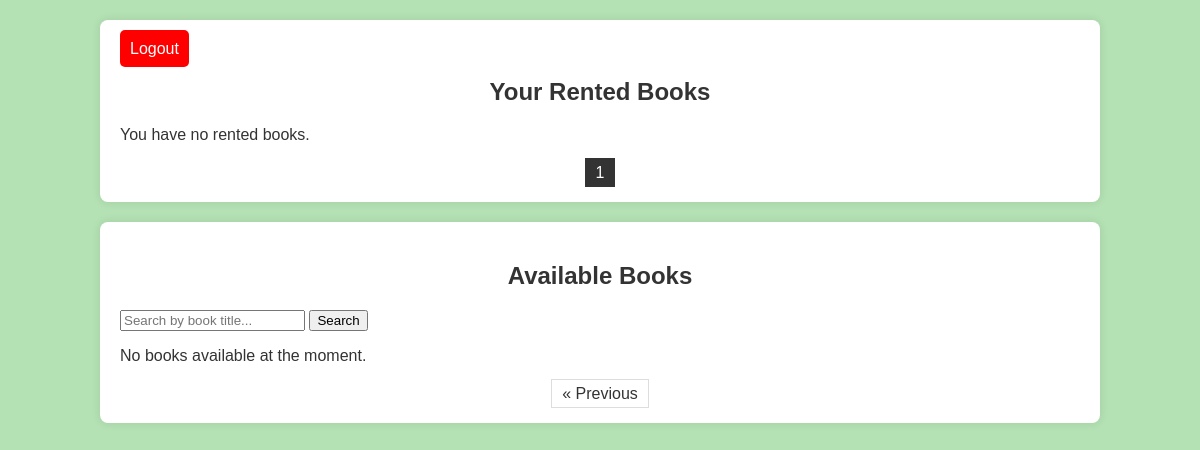
Page /user/books.php?page_available=2 (signed in) on the earlier database version.
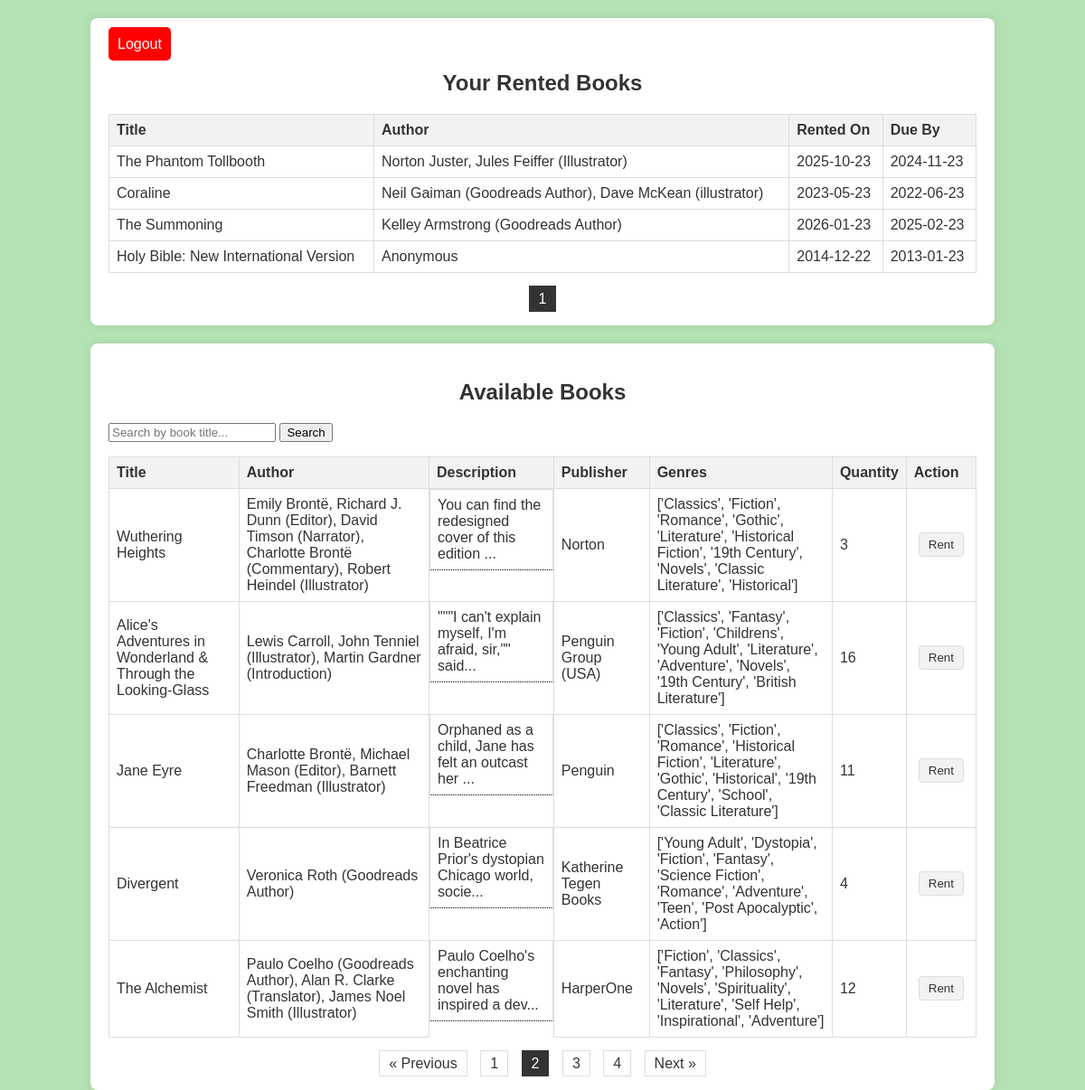
Same page on the later database version.
### tables this page shows
CREATE TABLE `Booking` (
  `id` int NOT NULL AUTO_INCREMENT,
  `user_id` int NOT NULL,
  `book_id` int NOT NULL,
  `booked_date` date NOT NULL,
  `expiration_date` date NOT NULL,
  `date_returned` date DEFAULT NULL,
  PRIMARY KEY (`id`),
  KEY `user_id` (`user_id`),
  KEY `book_id` (`book_id`),
  CONSTRAINT `Booking_ibfk_1` FOREIGN KEY (`user_id`) REFERENCES `User` (`id`) ON DELETE CASCADE,
  CONSTRAINT `Booking_ibfk_2` FOREIGN KEY (`book_id`) REFERENCES `Book` (`id`) ON DELETE CASCADE
);

CREATE TABLE `Book` (
  `id` int NOT NULL AUTO_INCREMENT,
  `title` varchar(255) DEFAULT NULL,
  `author` varchar(255) DEFAULT NULL,
  `description` text,
  `isbn` varchar(13) NOT NULL,
  `genres` varchar(255) DEFAULT NULL,
  `publisher` varchar(255) DEFAULT NULL,
  `quantity` int DEFAULT NULL,
  PRIMARY KEY (`id`,`isbn`)
);

### www/user/books.php (the view, shortened to what this page needs)
<?php
require_once '../db.php';
$userId = $_SESSION['user_id'];
$rentedBooksPerPage = 5;
$currentPageRented = isset($_GET['page_rented']) ? $_GET['page_rented'] : 1;
$startFromRented = ($currentPageRented - 1) * $rentedBooksPerPage;
$sqlRented = "SELECT Book.title, Book.author, Booking.booked_date, Booking.expiration_date FROM Booking INNER JOIN Book ON Booking.book_id = Book.id WHERE Booking.user_id = $userId LIMIT $startFromRented, $rentedBooksPerPage";
$resultRented = $conn->query($sqlRented);
$sqlCountRented = "SELECT COUNT(*) AS total FROM Booking WHERE user_id = $userId";
$resultCountRented = $conn->query($sqlCountRented);
$rowRented = $resultCountRented->fetch_assoc();
$totalRentedBooks = $rowRented['total'];
$totalPagesRented = ceil($totalRentedBooks / $rentedBooksPerPage);
$availableBooksPerPage = 5;
$currentPageAvailable = isset($_GET['page_available']) ? $_GET['page_available'] : 1;
$startFromAvailable = ($currentPageAvailable - 1) * $availableBooksPerPage;
$search = isset($_GET['search']) ? $conn->real_escape_string($_GET['search']) : '';
$sqlAvailable = "SELECT * FROM Book WHERE title LIKE '%$search%' LIMIT $startFromAvailable, $availableBooksPerPage";
$resultAvailable = $conn->query($sqlAvailable);
$sqlCountAvailable = "SELECT COUNT(id) AS total FROM Book WHERE title LIKE '%$search%'";
$resultCountAvailable = $conn->query($sqlCountAvailable);
$rowAvailable = $resultCountAvailable->fetch_assoc();
$totalAvailableBooks = $rowAvailable['total'];
$totalPagesAvailable = ceil($totalAvailableBooks / $availableBooksPerPage);
echo '<link rel="stylesheet" type="text/css" href="../style.css">';
function generatePagination($currentPage, $totalPages, $pageType) {
    $maxPagesToShow = 5;
    $pagesOffset = floor($maxPagesToShow / 2);
    $startPage = max(1, $currentPage - $pagesOffset);
    $endPage = min($totalPages, $currentPage + $pagesOffset);
    if ($currentPage > 1) {
        echo '<a href="books.php?page_' . $pageType . '=' . ($currentPage - 1) . '">&laquo; Previous</a> ';
    }
    for ($page = $startPage; $page <= $endPage; $page++) {
        echo '<a href="books.php?page_' . $pageType . '=' . $page . '" ' . ($page == $currentPage ? 'class="active"' : '') . '>' . $page . '</a> ';
    }
    if ($currentPage < $totalPages) {
        echo '<a href="books.php?page_' . $pageType . '=' . ($currentPage + 1) . '">Next &raquo;</a> ';
    }
}
echo "<div class='container'>";
echo "<div class='logout-container'>";
echo "<a href='../logout.php' class='logout-button'>Logout</a>";
echo "</div>";
echo "<h2>Your Rented Books</h2>";
if ($resultRented->num_rows > 0) {
    echo "<table><tr><th>Title</th><th>Author</th><th>Rented On</th><th>Due By</th></tr>";
    while($row = $resultRented->fetch_assoc()) {
        echo "<tr><td>".$row["title"]."</td><td>".$row["author"]."</td><td>".$row["booked_date"]."</td><td>".$row["expiration_date"]."</td></tr>";
    }
    echo "</table>";
} else {
    echo "You have no rented books.<br>";
}
echo "<div class='pagination'>";
generatePagination($currentPageRented, $totalPagesRented, 'rented');
echo "</div>";
echo "</div>";
echo "<div class='container'>";
echo "<h2>Available Books</h2>";
echo "<form method='get' action=''>
        <input type='text' name='search' placeholder='Search by book title...'>
        <input type='submit' value='Search'>
      </form>";
if ($resultAvailable->num_rows > 0) {
    echo "<table><tr><th>Title</th><th>Author</th><th>Description</th><th>Publisher</th><th>Genres</th><th>Quantity</th><th>Action</th></tr>";
    while($row = $resultAvailable->fetch_assoc()) {
        $shortDescription = strlen($row["description"]) > 50 ? substr($row["description"], 0, 50) . "..." : $row["description"];
        echo "<tr>
                <td>".$row["title"]."</td>
                <td>".$row["author"]."</td>
                <td class='tooltip'>".$shortDescription."
                    <span class='tooltiptext'>".$row["description"]."</span>
                </td>
                <td>".$row["publisher"]."</td>
                <td>".$row["genres"]."</td>
                <td id='quantity_" . $row["id"] . "'>" . $row["quantity"] . "</td>
                <td><button onclick='rentBook(" . $row["id"] . ")' class='rent-button'>Rent</button></td>
              </tr>";
    }
    echo "</table>";
} else {
    echo "No books available at the moment.<br>";
}
echo "<div class='pagination'>";
generatePagination($currentPageAvailable, $totalPagesAvailable, 'available');
echo "</div>";
echo "</div>";
?>

Differences in the rows shown:
now on this page (row unchanged): booking: book.title "The Phantom Tollbooth", book.author "Norton Juster, Jules Feiffer (Illustrator)", booked_date "2025-10-23", expiration_date "2024-11-23"
now on this page (row unchanged): booking: book.title "Coraline", book.author "Neil Gaiman (Goodreads Author), Dave McKean (illustrator)", booked_date "2023-05-23", expiration_date "2022-06-23"
now on this page (row unchanged): booking: book.title "The Summoning", book.author "Kelley Armstrong (Goodreads Author)", booked_date "2026-01-23", expiration_date "2025-02-23"
now on this page (row unchanged): booking: book.title "Holy Bible: New International Version", book.author "Anonymous", booked_date "2014-12-22", expiration_date "2013-01-23"
added book: title "Wuthering Heights", author "Emily Brontë, Richard J. Dunn (Editor), David Timson (Narrator), Charlotte Brontë (Commentary), Robert Heindel (Illustrator)", description "You can find the redesigned cover of this edition ...", publisher "Norton", genres "['Classics', 'Fiction', 'Romance', 'Gothic', 'Literature', 'Historical Fiction', '19th Century', 'Novels', 'Classic Literature', 'Historical']", quantity "3"
added book: title "Alice's Adventures in Wonderland & Through the Looking-Glass", author "Lewis Carroll, John Tenniel (Illustrator), Martin Gardner (Introduction)", description "\"\"\"I can't explain myself, I'm afraid, sir,\"\" said...", publisher "Penguin Group (USA)", genres "['Classics', 'Fantasy', 'Fiction', 'Childrens', 'Young Adult', 'Literature', 'Adventure', 'Novels', '19th Century', 'British Literature']", quantity "16"
added book: title "Jane Eyre", author "Charlotte Brontë, Michael Mason (Editor), Barnett Freedman (Illustrator)", description "Orphaned as a child, Jane has felt an outcast her ...", publisher "Penguin", genres "['Classics', 'Fiction', 'Romance', 'Historical Fiction', 'Literature', 'Gothic', 'Historical', '19th Century', 'School', 'Classic Literature']", quantity "11"
added book: title "Divergent", author "Veronica Roth (Goodreads Author)", description "In Beatrice Prior's dystopian Chicago world, socie...", publisher "Katherine Tegen Books", genres "['Young Adult', 'Dystopia', 'Fiction', 'Fantasy', 'Science Fiction', 'Romance', 'Adventure', 'Teen', 'Post Apocalyptic', 'Action']", quantity "4"
added book: title "The Alchemist", author "Paulo Coelho (Goodreads Author), Alan R. Clarke (Translator), James Noel Smith (Illustrator)", description "Paulo Coelho's enchanting novel has inspired a dev...", publisher "HarperOne", genres "['Fiction', 'Classics', 'Fantasy', 'Philosophy', 'Novels', 'Spirituality', 'Literature', 'Self Help', 'Inspirational', 'Adventure']", quantity "12"
Other differences:
text no longer shown: "You have no rented books. No books available at the moment."
text now shown: "Title Author Rented On Due By Title Author Description Publisher Genres Quantity Action Next »"
new list line: "1"
new list line: "2"
new list line: "3"
new list line: "4"
